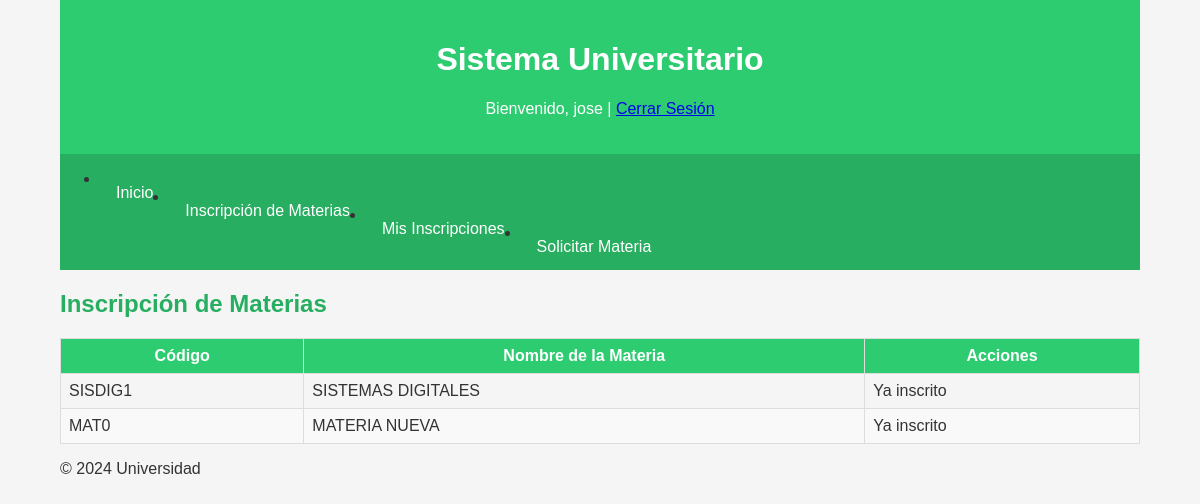
Page /views/student/preinscripcion.php (signed in) on the committed database.
### tables this page shows
CREATE TABLE `materias` (
  `id_materia` int(11) NOT NULL,
  `nombre` varchar(100) NOT NULL,
  `codigo` varchar(20) NOT NULL,
  `estado` enum('abierta','cerrada') DEFAULT 'cerrada'
);

### views/student/preinscripcion.php (the view, shortened to what this page needs)
<?php
include '../../include/db_connection.php';
include '../../include/header.php';
$id_usuario = $_SESSION['id_usuario'];
$stmt = $conn->prepare("SELECT id_estudiante FROM estudiantes WHERE usuario_id = ?");
$stmt->bind_param("i", $id_usuario);
$stmt->execute();
$stmt->bind_result($id_estudiante);
$sql = "SELECT m.id_materia, m.nombre, m.codigo
        FROM materias m
        WHERE m.estado = 'abierta'";
$materias = $conn->query($sql);
?>
<h2>Inscripción de Materias</h2>
<table>
    <thead>
        <tr>
            <th>Código</th>
            <th>Nombre de la Materia</th>
            <th>Acciones</th>
        </tr>
    </thead>
    <tbody>
        <?php if ($materias && $materias->num_rows > 0): ?>
            <?php while ($row = $materias->fetch_assoc()): ?>
                <?php
                $stmt_check = $conn->prepare("SELECT id_inscripcion FROM inscripciones WHERE id_estudiante = ? AND id_materia = ?");
                $stmt_check->bind_param("ii", $id_estudiante, $row['id_materia']);
                $stmt_check->execute();
                $stmt_check->store_result();
                $already_enrolled = ($stmt_check->num_rows > 0);
                ?>
                <tr>
                    <td><?php echo htmlspecialchars($row['codigo']); ?></td>
                    <td><?php echo htmlspecialchars($row['nombre']); ?></td>
                    <td>
                        <?php if ($already_enrolled): ?>
                            Ya inscrito
                        <?php endif; ?>
                    </td>
                </tr>
            <?php endwhile; ?>
        <?php else: ?>
            <tr><td colspan="3">No hay materias disponibles para inscribirse.</td></tr>
        <?php endif; ?>
    </tbody>
</table>
<?php
include '../../include/footer.php';
?>

### css/styles.css (style rules this page uses)
:root { --primary-color: #2ecc71; --secondary-color: #27ae60; --text-color: #333; --background-color: #f5f5f5; }
body { font-family: Arial, sans-serif; background-color: var(--background-color); color: var(--text-color); margin: 0; padding: 0; }
h2 { color: var(--secondary-color); margin-top: 20px; }
table { width: 100%; border-collapse: collapse; margin-top: 20px; }
table th, table td { border: 1px solid #ddd; padding: 8px; }
table th { background-color: var(--primary-color); color: white; }
table tr:nth-child(even) { background-color: #f9f9f9; }

### rows in the picture
materias: codigo "SISDIG1", nombre "SISTEMAS DIGITALES", shows "Ya inscrito"
materias: codigo "MAT0", nombre "MATERIA NUEVA"

### other values in the picture
$_SESSION['usuario'] "jose"
